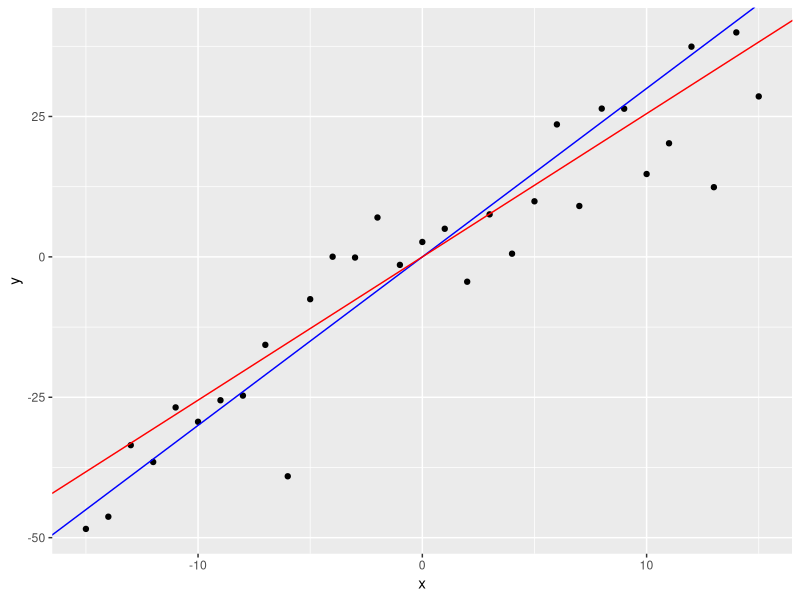
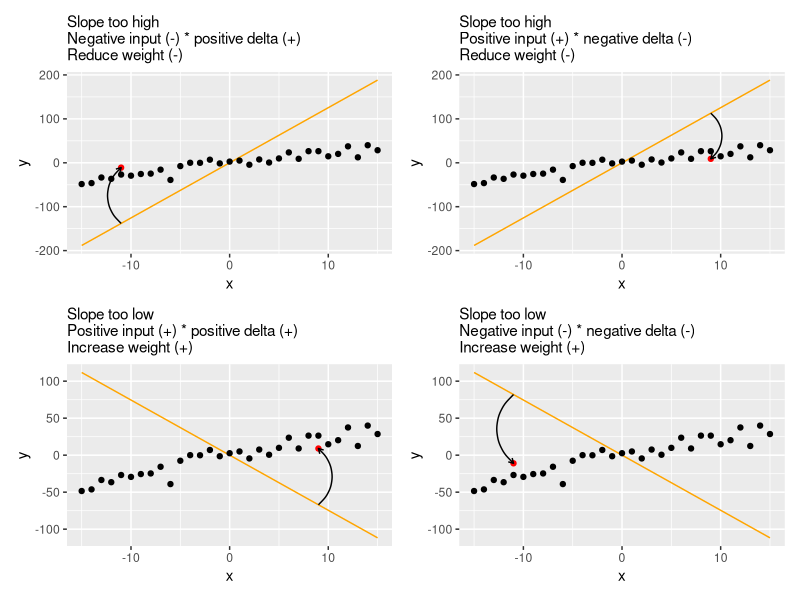
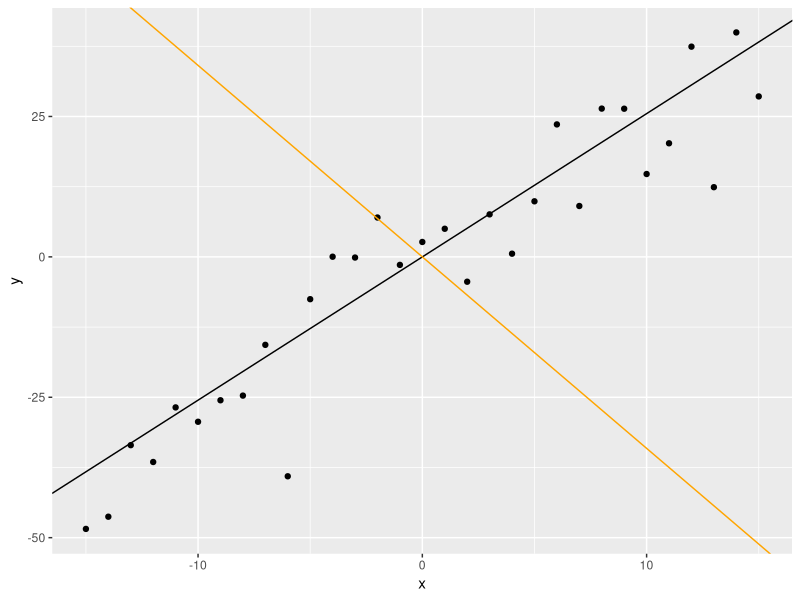
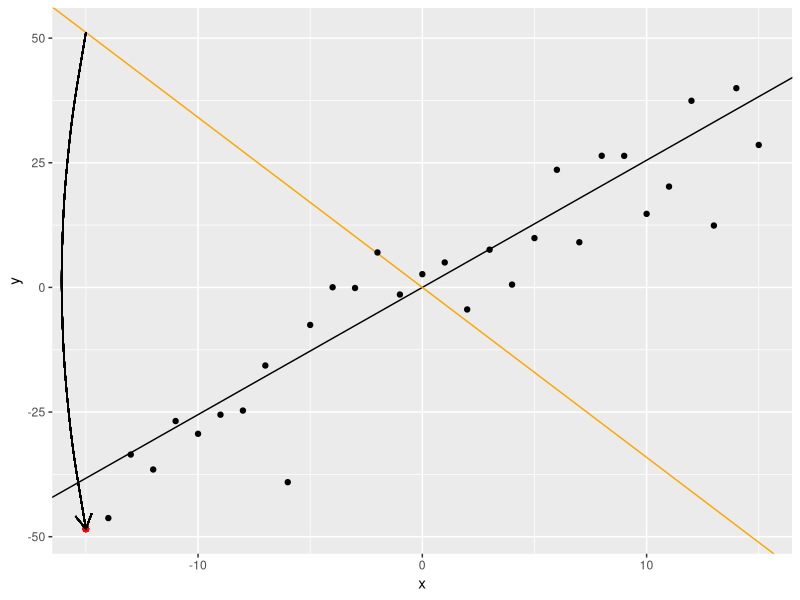
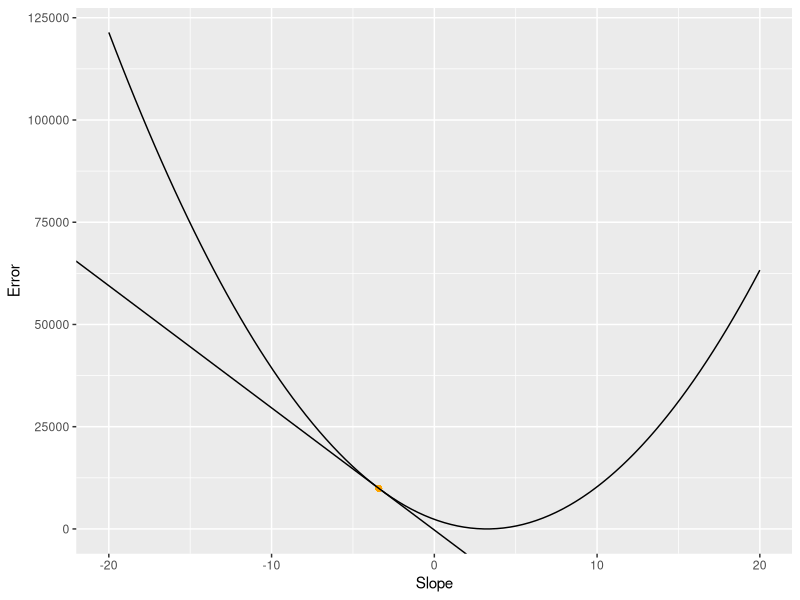
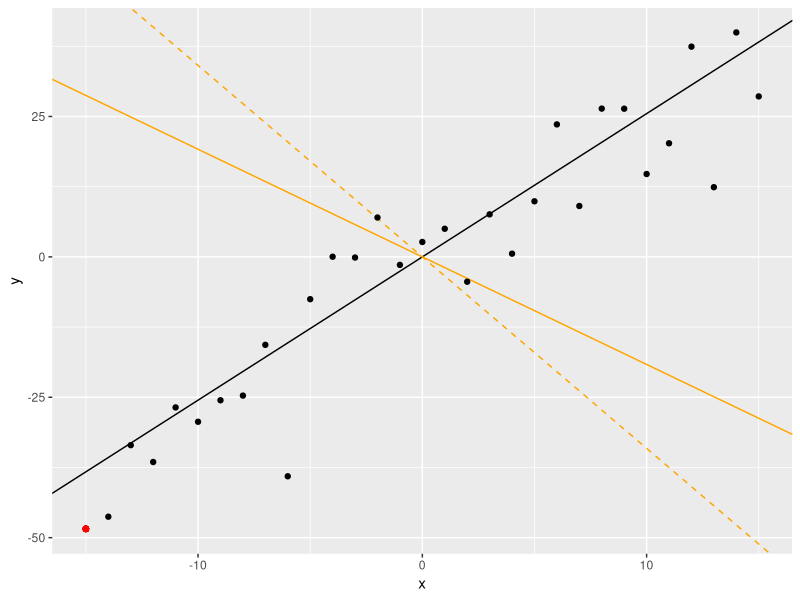

R code for these plots, in order:
## ---- chunk 1
#| warning: false
#| message: false
library(tidyverse)

set.seed(128230565)
x_range <- c(-15, 15)
slope <- 3
slope_df <- 
  tibble(x = x_range[1]:x_range[2]) %>%
  mutate(y = rnorm(n(), mean = x * slope, sd = 10))
## ---- chunk 2
#| echo: false
sample_slope <- coef(lm(y ~ x - 1, slope_df))[1]

ggplot(slope_df, aes(x = x, y = y)) +
  geom_point() +
  geom_abline(slope = slope, color = "blue", intercept = 0) +
  geom_abline(slope = sample_slope, color = "red", intercept = 0)
## ---- chunk 3
#| echo: false
library(patchwork)

conditions <- c("Slope too high\nNegative input (-) * positive delta (+)\nReduce weight (-)",
                "Slope too high\nPositive input (+) * negative delta (-)\nReduce weight (-)",
                "Slope too low\nPositive input (+) * positive delta (+)\nIncrease weight (+)",
               "Slope too low\nNegative input (-) * negative delta (-)\nIncrease weight (+)")

example_slope <- tibble(Slope = sample_slope + 10 * c(1, 1, -1, -1),
                        Condition = conditions) 

example_slope_lines <-
  example_slope %>%
  group_by(Condition) %>%
  summarise(x = x_range,
            y = Slope[1] * x,
            .groups = "drop")

example_point <-
  tibble(Condition = conditions,
         Curvature = 0.5 * c(-1, -1, 1, 1),
         x = slope_df[['x']][c(5, 25, 25, 5)],
         y = slope_df[['x']][c(5, 25, 25, 5)]) %>%
  mutate(ypred = x * example_slope[['Slope']])

example_plots <- list()
for(iC in 1:length(conditions)){
  example_plots[[iC]] <-
    ggplot(data = filter(example_slope_lines, Condition == conditions[iC]), aes(x = x, y = y)) +
    geom_line(color = "orange") +
    geom_point(data = slope_df, aes(x = x, y = y)) +
    geom_point(data = filter(example_point, Condition == conditions[iC]), color = "red") +
    geom_curve(data = filter(example_point, Condition == conditions[iC]), aes(x = x, y = ypred, xend = x, yend = y),
               curvature = filter(example_point, Condition == conditions[iC])[['Curvature']][1], arrow = arrow(length = unit(0.03, "npc"))) +
    labs(subtitle = conditions[iC])
}

(example_plots[[1]] + example_plots[[2]])  / (example_plots[[3]] + example_plots[[4]])
## ---- chunk 4
# generate a random initial guess about the mean
set.seed(8739172)
current_guess_at_slope <- rnorm(1, sd = 10)
## ---- chunk 5
#| echo: false
ggplot(slope_df, aes(x = x, y = y)) +
  geom_point() +
  geom_abline(slope = sample_slope, color = "black", intercept = 0) +
  geom_abline(slope = current_guess_at_slope, color = "orange", intercept = 0)
## ---- chunk 6
# pick a random data point
ipick <- 1

# computing squared error and difference
prediction <- current_guess_at_slope * slope_df[['x']][ipick]
error <- (prediction - slope_df[['y']][ipick])^2
delta <- prediction - slope_df[['y']][ipick]
## ---- chunk 7
#| echo: false
dot_curvature <- - 0.1 * sign(delta * slope_df[['x']][ipick])
ggplot(slope_df, aes(x = x, y = y)) +
  geom_abline(slope = sample_slope, color = "black", intercept = 0) +
  geom_abline(slope = current_guess_at_slope, color = "orange", intercept = 0) +
  geom_point() +
  geom_point(aes(x = .data[['x']][ipick], y = .data[['y']][ipick]), color = "red") +
  geom_curve(aes(x = .data[['x']][ipick], y = prediction, xend = .data[['x']][ipick], yend = .data[['y']][ipick]),
               curvature = 0.1, arrow = arrow(length = unit(0.03, "npc"))) 
## ---- chunk 8
#| echo: false
deriv_slope <- 2 * slope_df[['x']][ipick] * (current_guess_at_slope * slope_df[['x']][ipick] - slope_df[['y']][ipick])
deriv_intercept <-  (slope_df[['y']][ipick] - current_guess_at_slope * slope_df[['x']][ipick])^2 - deriv_slope * current_guess_at_slope

tibble(Slope = seq(-20, 20, length.out = 100),
       Error = ( Slope * slope_df[['x']][ipick] - slope_df[['y']][ipick])^2) %>%
  ggplot(aes(x = Slope, y = Error)) +
  geom_line() + 
  geom_point(x = current_guess_at_slope, y = (slope_df[['y']][ipick] - current_guess_at_slope * slope_df[['x']][ipick])^2, color = "orange") +
  geom_abline(intercept = deriv_intercept,
              slope = deriv_slope)
## ---- chunk 9
#| echo: false
# we save this behind the scenes only for comparison plotting 
previous_guess <- current_guess_at_slope
## ---- chunk 10
alpha <- 0.001
current_guess_at_slope <- current_guess_at_slope - alpha * delta * slope_df[['x']][ipick]
## ---- chunk 11
#| echo: false
ggplot(slope_df, aes(x = x, y = y)) +
  geom_abline(slope = sample_slope, color = "black", intercept = 0) +
  geom_abline(slope = current_guess_at_slope, color = "orange", intercept = 0) +
  geom_abline(slope = previous_guess, color = "orange", intercept = 0, linetype = "dashed") +
  geom_point() +
  geom_point(aes(x = .data[['x']][ipick], y = .data[['y']][ipick]), color = "red")
